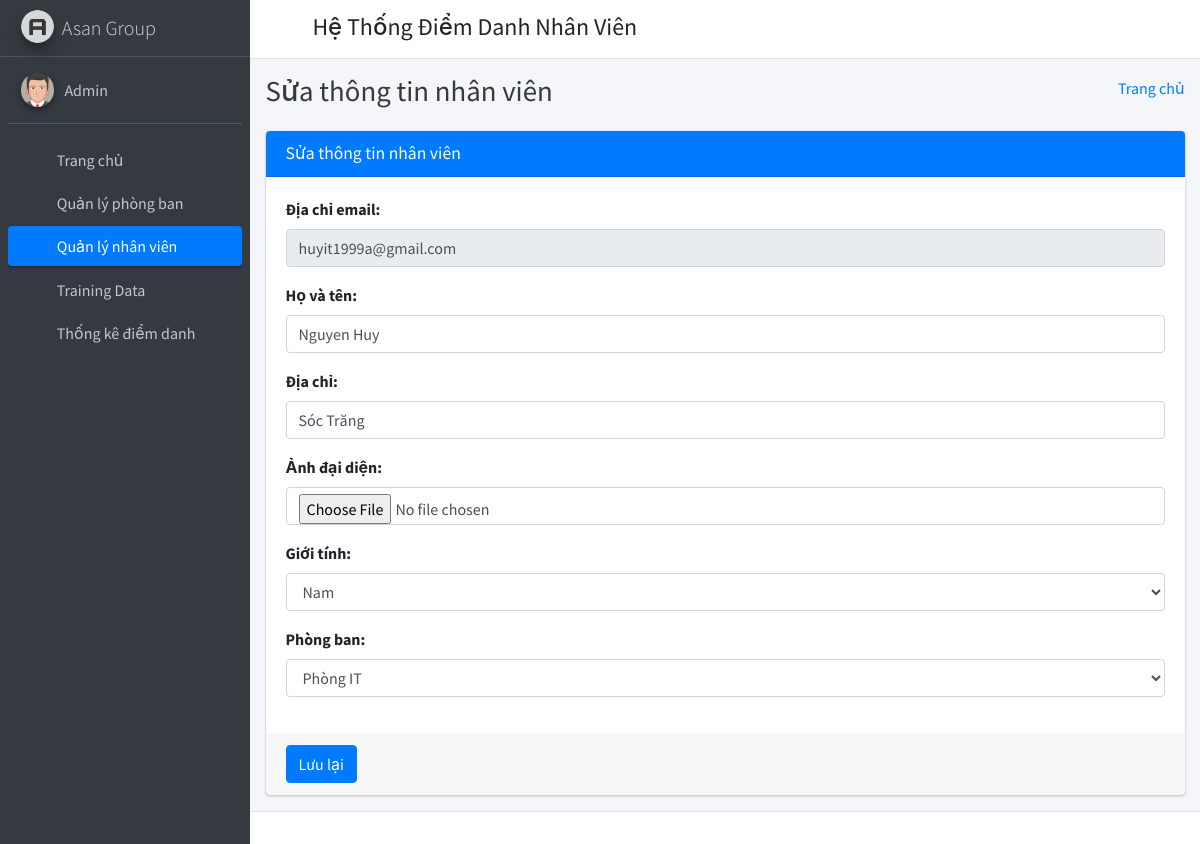
The page /edit_employee/2 (signed in) on the database its author committed.
### employee_management_app/models.py (models this page shows)
class CustomUser(AbstractUser):
    user_type_data = ((1, "HOD"), (2, "Employee"))
    user_type = models.CharField(
        default=1, choices=user_type_data, max_length=10)

class Employee(models.Model):
    id = models.AutoField(primary_key=True)
    admin = models.OneToOneField(CustomUser, on_delete=models.CASCADE)
    gender = models.CharField(max_length=50)
    profile_pic = models.FileField(null=True, blank=True)
    address = models.TextField()
    name = models.CharField(max_length=255)
    department_id = models.ForeignKey(
        Departments, on_delete=models.DO_NOTHING, default=1
    )
    created_at = models.DateTimeField(auto_now_add=True)
    updated_at = models.DateTimeField(auto_now=True)
    objects = models.Manager()

### employee_management_app/decorators.py (the view)
    def wrapper_function(request, *args, **kwargs):
        user = request.user
        if user.is_authenticated:
            if user.user_type == "1":
                return view_func(request, *args, **kwargs)
            if user.user_type == "2":
                return redirect("employee_home")

### employee_management_app/HodViews.py (called while the page is built)
@login_required(login_url="login")
@admin_only
def edit_employee(request, employee_id):
    request.session["employee_id"] = employee_id
    employee = Employee.objects.get(admin=employee_id)
    form = EditEmployeeForm()
    form.fields["email"].initial = employee.admin.email
    form.fields["name"].initial = employee.name
    form.fields["address"].initial = employee.address
    form.fields["department_id"].initial = employee.department_id.id
    form.fields["gender"].initial = employee.gender
    context = {"id": employee_id, "form": form}
    return render(request, "hod_template/edit_employee_template.html", context)

### employee_management_app/templates/hod_template/edit_employee_template.html (shortened to what this page needs)
{% extends 'hod_template/base_template.html' %}
{% block page_title %}
Sửa thông tin nhân viên
{% endblock page_title %}
{% block main_content %}
{% load static %}
<section class="content">
    <div class="container-fluid">
        <div class="row">
            <div class="col-md-12">
                <div class="card card-primary">
                    <div class="card-header">
                        <h3 class="card-title">Sửa thông tin nhân viên</h3>
                    </div>
                    {% url 'edit_employee_save' as action_path %}
                    {% include 'hod_template/form_template.html' with messages=messages form=form action_path=action_path button_text="Lưu lại" %}
                </div>
            </div>
        </div>
    </div>
</section>
{% endblock main_content %}

### employee_management_app/templates/hod_template/sidebar_template.html (shortened to what this page needs)
{% load static %}
<aside class="main-sidebar sidebar-dark-primary ">
    <a href="{% url 'admin_home' %}" class="brand-link">
        <img src="{% static 'dist/img/AdminLTELogo.png' %}" alt="AdminLTE Logo" class="brand-image img-circle elevation-3" style="opacity: .8">
        <span class="brand-text font-weight-light">Asan Group</span>
    </a>
    <div class="sidebar">
        <div class="user-panel mt-3 pb-3 mb-3 d-flex">
            <div class="image">
                <img src="{% static 'dist/img/user2-160x160.jpg' %}" class="img-circle elevation-2" alt="User Image">
            </div>
            <div class="info">
                <a href="{% url 'admin_profile' %}" class="d-block">{{ user.first_name }} {{ user.last_name }}</a>
            </div>
        </div>
        <nav class="mt-2">
            <ul class="nav nav-pills nav-sidebar flex-column" data-widget="treeview" role="menu" data-accordion="false">
                <li class="nav-item">
                    {% url 'admin_home' as admin_home %}
                    <a href="{{ admin_home }}" class="nav-link {% if request.path == admin_home %} active {% endif %}">
                        <i class="nav-icon fas fa-tachometer-alt"></i>
                        <p>
                            Trang chủ
                        </p>
                    </a>
                </li>
                <li class="nav-item">
                    {% url 'manage_department' as manage_department %}
                    {% url 'add_department' as add_department %}
                    {% url 'edit_department' department_id=id as edit_department %}
                    <a href="{{ manage_department }}" class="nav-link   ">
                        <i class="nav-icon fas fa-th"></i>
                        <p>
                            Quản lý phòng ban
                        </p>
                    </a>
                </li>
                <li class="nav-item">
                    {% url 'manage_employee' as manage_employee %}
                    {% url 'add_employee' as add_employee %}
                    {% url 'edit_employee' employee_id=id as edit_employee %}
                    <a href="{{ manage_employee }}" class="nav-link  {% if request.path == edit_employee %} active {% endif %} ">
                        <i class="nav-icon fas fa-user"></i>
                        <p>
                            Quản lý nhân viên
                        </p>
                    </a>
                </li>
                <li class="nav-item">
                    {% url 'take_attendance' as take_attendance %}
                    <a href="{{ take_attendance }}" class="nav-link {% if request.path == take_attendance %} active {% endif %}">
                        <i class="nav-icon far fa-chart-bar"></i>
                        <p>
                            Training Data
                        </p>
                    </a>
                </li>
                <li class="nav-item">
                    {% url 'manage_attendance' as manage_attendance %}
                    {% url 'view_employee_attendance' employee_id=id month=month year=year as view_employee_attendance %}
                    <a href="{{ manage_attendance }}" class="nav-link {% if request.path == manage_attendance %} active {% endif %} {% if request.path == view_employee_attendance %} active {% endif %}"" >
                        <i class=" nav-icon far fa-calendar-alt"></i>
                        <p>
                            Thống kê điểm danh
                        </p>
                    </a>
                </li>
            </ul>
        </nav>
    </div>
</aside>

### employee_management_app/templates/hod_template/form_template.html (shortened to what this page needs)
<form role="form" method="POST" action="{{ action_path }}" enctype="multipart/form-data">
    <div class="card-body">
        {% for field in form %}
        <div class="form-group">
            {{ field.label_tag }}
            {{ field }}
        </div>
        {% endfor %%}
    </div>
    <div class="card-footer">
        <button type="submit" class="btn btn-primary">{{ button_text }}</button>
    </div>
</form>

### rows shown on the page
CustomUser: first_name "Admin"
CustomUser: form "huyit1999a@gmail.com"
Employee: form "Nguyen Huy" "Sóc Trăng" "Nam" "Phòng IT"

### other values the page prints
{{ field.label_tag }} "Địa chỉ email:" "Họ và tên:" "Địa chỉ:" "Ảnh đại diện:" "Giới tính:" "Phòng ban:"
{{ button_text }} "Lưu lại"
